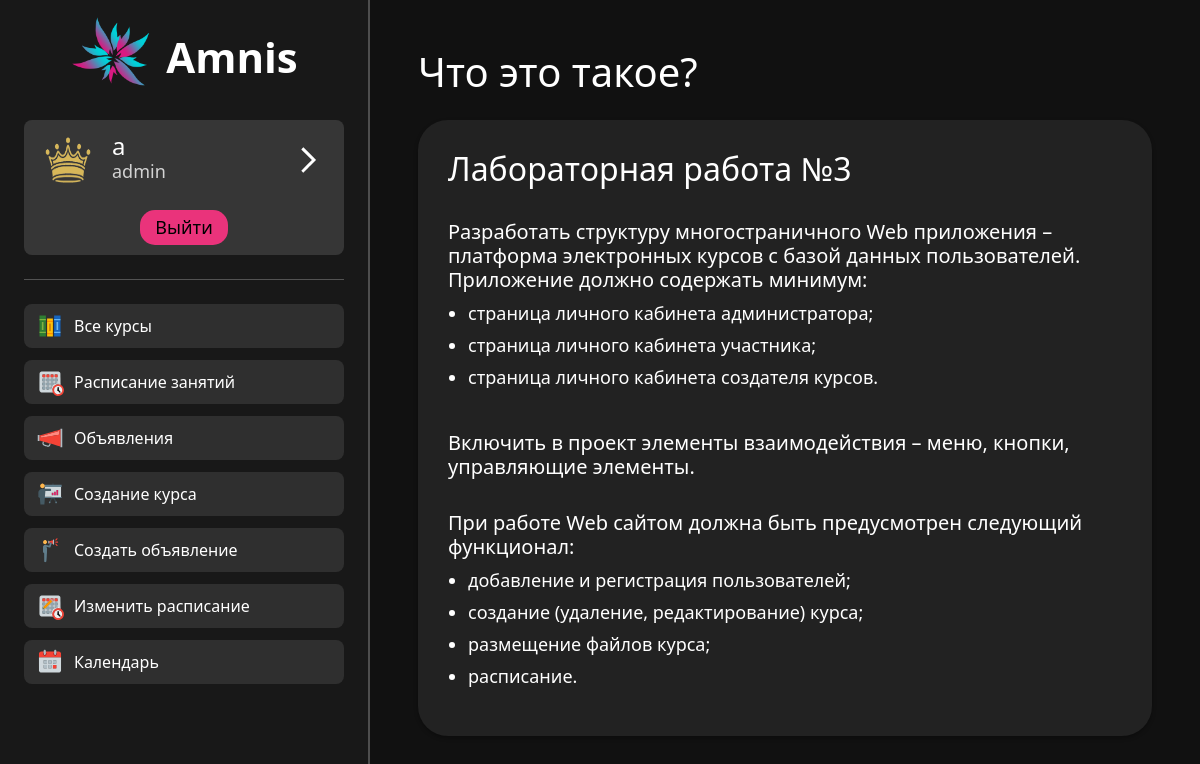
Before: / (signed in) with the older database file.
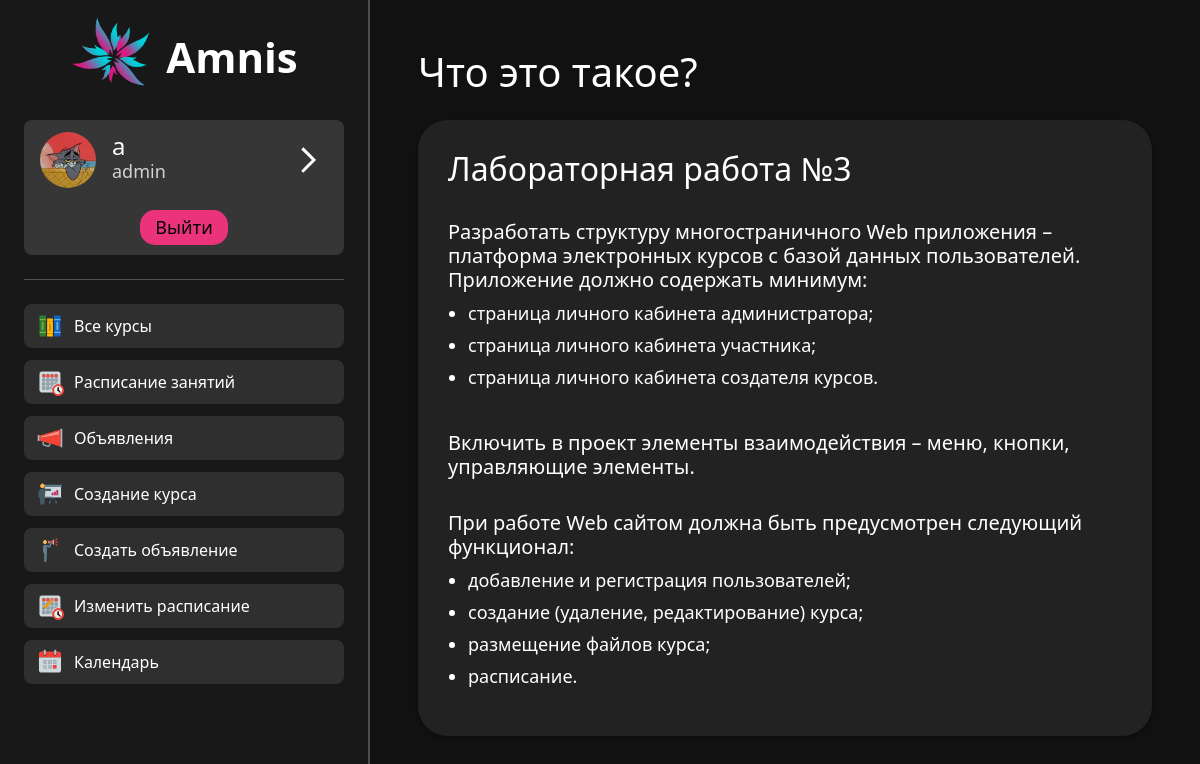
After: the same page with the newer database file.
### main/models.py (models this page shows, shortened)
class ProfileInfo(models.Model):
    class Meta:
        verbose_name = "Профиль"
        verbose_name_plural = "Профили"
    names = ["id", "Логин", "Имя", "Фамилия", "Город", "Email", "BIO", "Фото"]
    login = models.CharField("Login", max_length=150)
    name = models.CharField("Name", max_length=50)
    surname = models.CharField("Surname", max_length=50)
    city = models.CharField("City", max_length=50)
    email = models.EmailField("Email", max_length=50)
    bio = models.CharField("Bio", max_length=300)
    avatar = models.ImageField("Avatar", upload_to='avatars')
    course = models.ManyToManyField(Course)

### main/views.py (the view)
# urls.py: path('', views.introduce, name="introduce"),
def introduce(request):
    role = get_role(request.user)
    ava = get_ava(request.user)
    return render(request, "main/introduce.html", {'role': role, 'ava': ava})

### main/views.py (called while the page is built)
def get_role(user):
    template = ""
    if user.is_authenticated:
        if user.is_superuser:
            template = "admin"
        elif user.groups.filter(name='student').exists():
            template = "student"
        elif user.groups.filter(name='author').exists():
            template = "author"
        else:
            template = "none"
    return template

def get_ava(user):
    if user.is_authenticated:
        profiles_ava = ProfileInfo.objects.filter(login=user).get().avatar
        return profiles_ava
    else:
        return ""

### main/templates/main/introduce.html (shortened to what this page needs)
{% load static %}
<!doctype html>
<html lang="en">
    <head>
        <link rel="stylesheet" href="https://cdn.jsdelivr.net/npm/bootstrap@5.2.3/dist/css/bootstrap.min.css">
        <link rel="stylesheet" href="https://cdn.jsdelivr.net/npm/bootstrap-icons@1.10.2/font/bootstrap-icons.css">
        <link rel="stylesheet" href="{% static 'main/css/common.css'%}">
        <link rel="stylesheet" href="{% static 'main/css/introduce.css'%}">
    </head>
    <body>
        {% include 'main/navigation.html' %}
        <div class="aside_container">
            <div class="introduction_container main_section__introduction_container">
                <h1 class="introduction_text_title">Что это такое?</h1>
                <div class="introduction introduction_container__introduction">
                    <div class="introduction_text">
                        <h2 class="introduction_text_title_2">Лабораторная работа №3</h2> </br>
                        <h5>Разработать структуру многостраничного Web приложения – платформа электронных курсов с базой данных пользователей.<br>
                            Приложение должно содержать минимум:</h5>
                        <ul class="introduction__list">
                            <li class="introduction_list__element">страница личного кабинета администратора;</li>
                            <li class="introduction_list__element">страница личного кабинета участника;</li>
                            <li class="introduction_list__element">страница личного кабинета создателя курсов.</li>
                        </ul>
                        <br>
                        <h5>Включить в проект элементы взаимодействия – меню, кнопки, управляющие элементы. </h5>
                        <br>
                        <h5>При работе Web сайтом должна быть предусмотрен следующий функционал:</h5>
                        <ul class="introduction__list">
                            <li class="introduction_list__element">добавление и регистрация пользователей;</li>
                            <li class="introduction_list__element">создание (удаление, редактирование) курса;</li>
                            <li class="introduction_list__element">размещение файлов курса;</li>
                            <li class="introduction_list__element">расписание.</li>
                        </ul>
                    </div>
                </div>
            </div>
        </div>
    </body>
</html>

### main/templates/main/navigation.html (shortened to what this page needs)
{% load static %}
<aside class="navigation_sidebar">
    <link rel="stylesheet" href="{% static 'main/css/navigation.css'%}">
    <a href="/" style="color: white; text-decoration: none;">
        <div id="logo_holder">
            <img src="{% static 'main/img/logo.png' %}" alt="logo">
            <span id="logo_desc">Amnis</span>
        </div>
    </a>
    {% if user.is_authenticated %}
        <div id="user_card">
            <div id="user_preview">
                <div class="user_info_and_ava">
                    <img id="ava" src="/media/{{ava}}">
                    <div id="user_info">
                        <h4 id="user_id">{{user}}</h4>
                        <h5 id="user_role">{{role}}</h5>
                    </div>
                </div>
                <a id="to_profile" href="{% url 'profile' %}"><img id="to_profile_img" src="/static/main/img/arrow.svg"></a>
            </div>
            <a id="logout" href="{% url 'logout' %}">Выйти</a>
        </div>
    {% endif %}
    <hr>
    <div class="navigation_list">
        <a class="navigation_list_ref" href="{% url 'all_courses' %}">
            <div class="nav_list_sect">
                <img class="nav_sect_img" src="/static/main/img/all_courses.svg">
                <div class="nav_sect_label">Все курсы</div>
            </div>
        </a>
        <a class="navigation_list_ref" href="{% url 'timetable' %}">
            <div class="nav_list_sect">
                <img class="nav_sect_img" src="/static/main/img/timetable.svg">
                <div class="nav_sect_label">Расписание занятий</div>
            </div>
        </a>
        <a class="navigation_list_ref" href="{% url 'announcements' %}">
            <div class="nav_list_sect">
                <img class="nav_sect_img" src="/static/main/img/announcements.svg">
                <div class="nav_sect_label">Объявления</div>
            </div>
        </a>
        <a class="navigation_list_ref" href="{% url 'course_change' command='add' course_id=0 %}">
            <div class="nav_list_sect">
                <img class="nav_sect_img" src="/static/main/img/course_create.svg">
                <div class="nav_sect_label">Создание курса</div>
            </div>
        </a>
        <a class="navigation_list_ref" href="{% url 'announcements_create' %}">
            <div class="nav_list_sect">
                <img class="nav_sect_img" src="/static/main/img/announcements_create.svg">
                <div class="nav_sect_label">Создать объявление</div>
            </div>
        </a>
        <a class="navigation_list_ref" href="{% url 'timetable_edit' %}">
            <div class="nav_list_sect">
                <img class="nav_sect_img" src="/static/main/img/edit_timetable.svg">
                <div class="nav_sect_label">Изменить расписание</div>
            </div>
        </a>
        <a class="navigation_list_ref" href="{% url 'schedule' month=0 year=0 %}">
            <div class="nav_list_sect">
                <img class="nav_sect_img" src="/static/main/img/schedule.svg">
                <div class="nav_sect_label">Календарь</div>
            </div>
        </a>
    </div>
</aside>

Changed rows visible on the page:
removed ProfileInfo: avatar (picture)
added ProfileInfo: avatar (picture)
